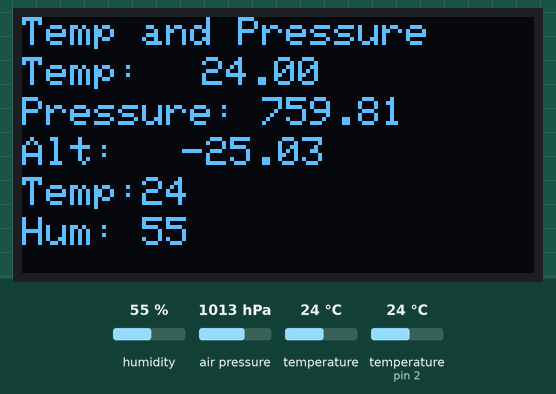
Simulated run of this sketch. Board: Arduino Uno, built with avr-gcc and run on an emulated ATmega328P. Parts: 128×64 one-colour display. The test bench sets the inputs (shaded band); at power-on: air pressure 1013 hPa, humidity 55 %, temperature 24 °C, temperature (sensor on pin 2) 24 °C. What the sketch prints to the serial monitor is not drawn.

Above: at 1.2 s.
1.3 s: air pressure set to 952 hPa
At 2.6 s:
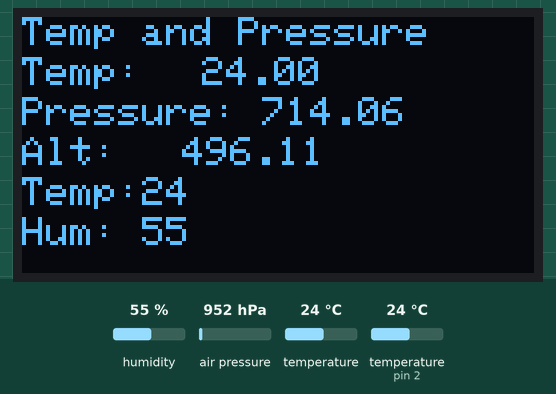
3.6 s: humidity set to 22 %
At 5.3 s:
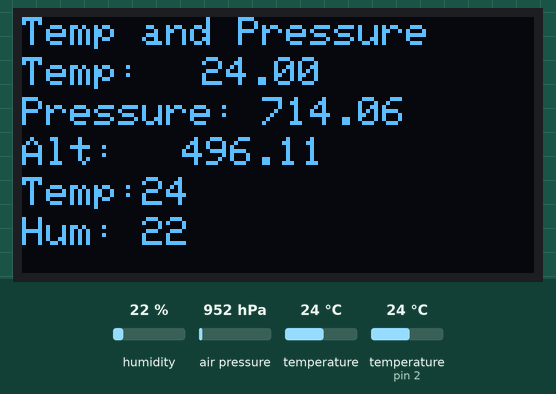
5.9 s: temperature (sensor 0) set to 12 °C
At 6.7 s:
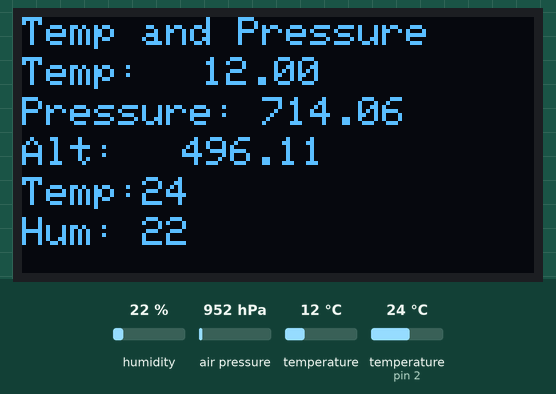
8.2 s: temperature (sensor on pin 2) set to 12 °C
At 9.4 s:
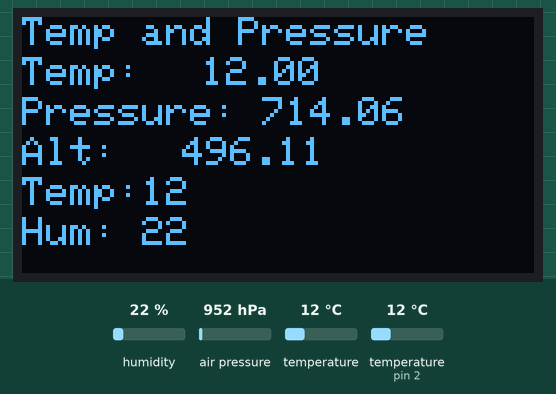
10.5 s: air pressure set to 975 hPa
At 13.5 s:
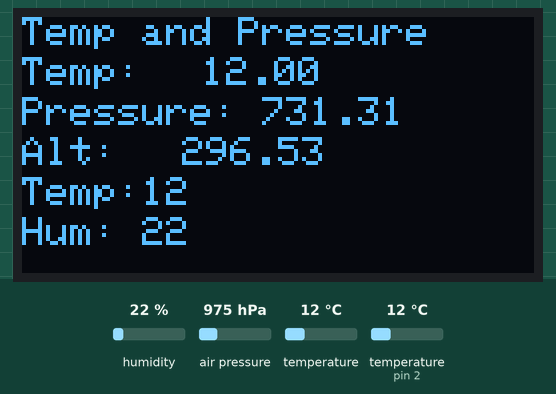
14.0 s: humidity set to 40 %
At 15.0 s:
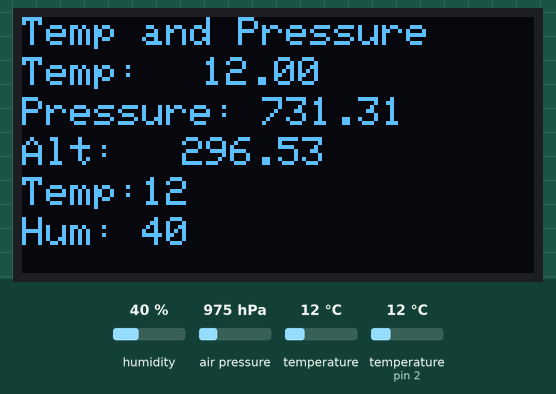
Timing chart, 0 to 17.0 s (numbered marks = the images above; inputs shaded):
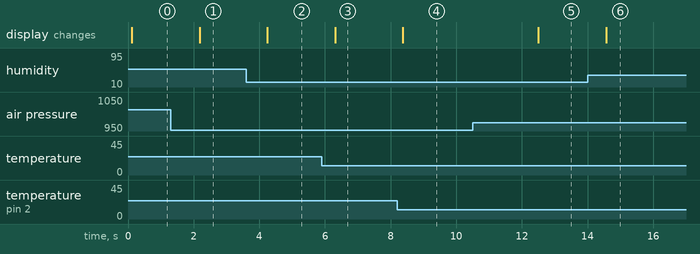

Measured:
- after the input at 1.3 s, the display: changes after 0.88 s (image 1)
- after the input at 3.6 s, the display: changes after 0.65 s (image 2)
- after the input at 5.9 s, the display: changes after 0.41 s (image 3)
- after the input at 8.2 s, the display: changes after 0.18 s (image 4)
- after the input at 10.5 s, the display: changes after 2.0 s (image 5)
- after the input at 14.0 s, the display: changes after 0.57 s (image 6)

The sketch:

OLED_DHT11_BMP280.ino
```cpp
#include <Wire.h>
#include <Adafruit_GFX.h>
#include <Adafruit_SSD1306.h>
#include <Adafruit_BMP280.h>
#include <DHT.h>

#define DHTPIN 2
#define DHTTYPE DHT11

Adafruit_BMP280 bmp; // I2C

#define SCREEN_WIDTH 128 // OLED display width, in pixels
#define SCREEN_HEIGHT 64 // OLED display height, in pixels
#define OLED_RESET -1
Adafruit_SSD1306 display(SCREEN_WIDTH, SCREEN_HEIGHT, &Wire, OLED_RESET);

DHT dht(DHTPIN, DHTTYPE);

void setup() {
  Serial.begin(9600);

  dht.begin(); // Start HDT11 sensor

  // Initialize OLED display
  if (!display.begin(SSD1306_SWITCHCAPVCC, 0x3C)) {
    Serial.println(F("SSD1306 allocation failed"));
    while (1);
  }

  // Clear the display
  display.clearDisplay();
  display.display();

  // Initialize BMP280 sensor
  if (!bmp.begin()) {
    Serial.println(F("Could not find a valid BMP280 sensor, check wiring!"));
    while (1);
  }
}

void loop() {
  float temperature = bmp.readTemperature();
  float pressure = bmp.readPressure() * 0.007500615613026;
  float altitude = bmp.readAltitude(1010);

  int hd = dht.readHumidity();
  int td = dht.readTemperature();

  Serial.print("Temperature: ");
  Serial.print(temperature);
  Serial.print(" *C\n");
  Serial.print("Pressure: ");
  Serial.print(pressure);
  Serial.print(" hPa\n");
  Serial.print("Altitude: ");
  Serial.print(altitude);
  Serial.print(" hPa\n");

  display.clearDisplay();
  display.setTextSize(1);
  display.setTextColor(SSD1306_WHITE);
  display.setCursor(0, 0);
  display.print("Temp and Pressure");

  display.setCursor(0, 10);
  display.print("Temp:");
  display.setCursor(45, 10);
  display.print(temperature);

  display.setCursor(0, 20);
  display.print("Pressure:");
  display.setCursor(60, 20);
  display.print(pressure);

  display.setCursor(0, 30);
  display.print("Alt:");
  display.setCursor(40, 30);
  display.print(altitude);

  display.setCursor(0, 40);
  display.print("Temp:");
  display.setCursor(30, 40);
  display.print(td);

  display.setCursor(0, 50);
  display.print("Hum:");
  display.setCursor(30, 50);
  display.print(hd);
  display.display();

  delay(2000);
}
```
